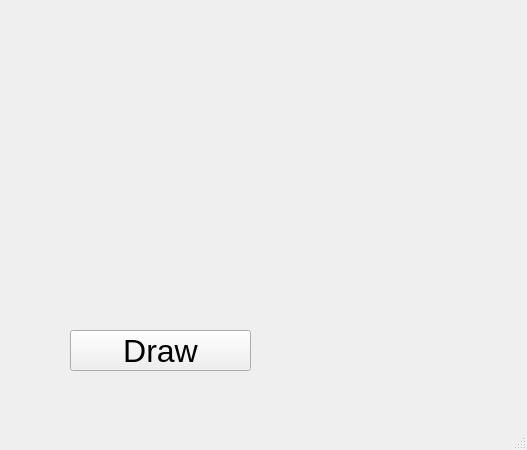
<?xml version="1.0" encoding="UTF-8"?>
<ui version="4.0">
 <class>MainWindow</class>
 <widget class="QMainWindow" name="MainWindow">
  <property name="geometry">
   <rect>
    <x>0</x>
    <y>0</y>
    <width>527</width>
    <height>450</height>
   </rect>
  </property>
  <property name="windowTitle">
   <string>MainWindow</string>
  </property>
  <widget class="QWidget" name="centralwidget">
   <widget class="QPushButton" name="DRAW">
    <property name="geometry">
     <rect>
      <x>70</x>
      <y>330</y>
      <width>181</width>
      <height>41</height>
     </rect>
    </property>
    <property name="font">
     <font>
      <pointsize>24</pointsize>
     </font>
    </property>
    <property name="text">
     <string>Draw</string>
    </property>
   </widget>
   <widget class="QLabel" name="label">
    <property name="geometry">
     <rect>
      <x>20</x>
      <y>10</y>
      <width>391</width>
      <height>301</height>
     </rect>
    </property>
    <property name="text">
     <string/>
    </property>
   </widget>
  </widget>
  <widget class="QMenuBar" name="menubar">
   <property name="geometry">
    <rect>
     <x>0</x>
     <y>0</y>
     <width>527</width>
     <height>21</height>
    </rect>
   </property>
  </widget>
  <widget class="QStatusBar" name="statusbar"/>
 </widget>
 <resources/>
 <connections/>
</ui>
